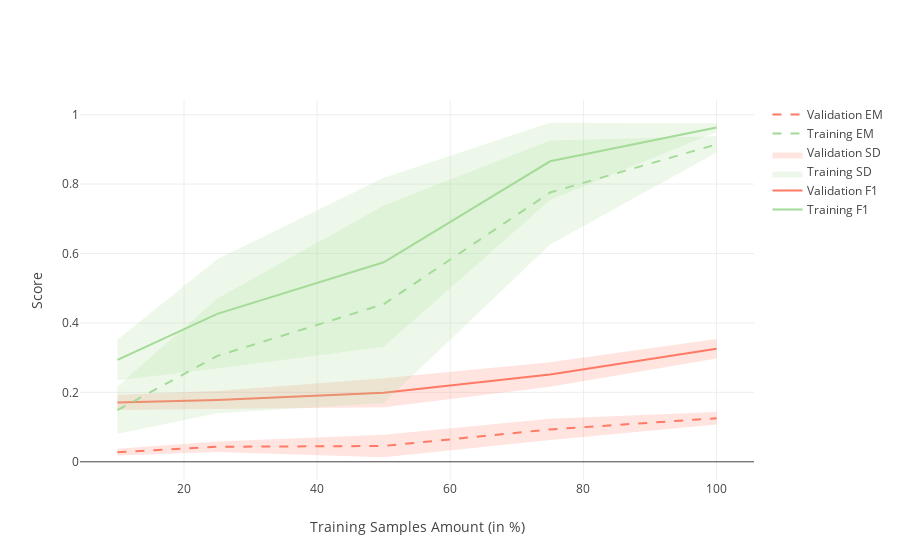

Here is the notebook cell this chart was saved with:
### Markdown cell above
### Curvas de Aprendizado utilizando K-fold sem ELMo, Word Embeddings de 600 dimensões e respostas adicionais para treino e dev.

### Code cell
metrics_no_elmo_path = "{}/metrics/no_elmo".format(os.getcwd())
plot(metrics_no_elmo_path)

### Figure 1 — Plotly figure (JSON) as saved in the notebook; plotly's stock layout.template omitted (floating-point values rounded to 4 significant figures)
{"data": [{"line": {"color": "rgb(163,218,151)"}, "mode": "lines", "name": "Training F1", "type": "scatter", "uid": "91dd9792-6d8a-4667-9379-311b23d2db34", "x": ["10", "25", "50", "75", "100"], "y": [0.2934, 0.4263, 0.5747, 0.8656, 0.9628]}, {"line": {"color": "rgb(255,122,101)"}, "mode": "lines", "name": "Validation F1", "type": "scatter", "uid": "89333735-5ecf-4100-9b8a-41f308e47ba2", "x": ["10", "25", "50", "75", "100"], "y": [0.171, 0.1782, 0.199, 0.2517, 0.3257]}, {"fillcolor": "rgba(163,218,151,0.2)", "line": {"color": "rgba(255,255,255,0)"}, "showlegend": false, "type": "scatter", "uid": "0605d4d1-6cf5-42f3-9a52-fc7c06d863a6", "x": ["10", "25", "50", "75", "100"], "y": [0.3515, 0.5837, 0.8179, 0.9767, 0.9755]}, {"fill": "tonexty", "fillcolor": "rgba(163,218,151,0.2)", "line": {"color": "rgba(255,255,255,0)"}, "name": "Training SD", "type": "scatter", "uid": "c75f3b9c-1d90-4a59-b639-0cdfd0594a66", "x": ["10", "25", "50", "75", "100"], "y": [0.2352, 0.2688, 0.3315, 0.7545, 0.9501]}, {"fillcolor": "rgba(255,122,101,0.2)", "line": {"color": "rgba(255,255,255,0)"}, "showlegend": false, "type": "scatter", "uid": "896efd13-e146-4b49-a43c-9a1510e84a54", "x": ["10", "25", "50", "75", "100"], "y": [0.1491, 0.1522, 0.157, 0.2164, 0.2976]}, {"fill": "tonexty", "fillcolor": "rgba(255,122,101,0.2)", "line": {"color": "rgba(255,255,255,0)"}, "name": "Validation SD", "type": "scatter", "uid": "ae1a8a4e-f257-4995-954b-13551afa54b9", "x": ["10", "25", "50", "75", "100"], "y": [0.1928, 0.2042, 0.2409, 0.287, 0.3537]}, {"line": {"color": "rgb(163,218,151)", "dash": "dash"}, "mode": "lines", "name": "Training EM", "type": "scatter", "uid": "4a55b55e-aab2-4433-9bdb-0fd4cd009604", "x": ["10", "25", "50", "75", "100"], "y": [0.1489, 0.3051, 0.454, 0.7757, 0.9143]}, {"line": {"color": "rgb(255,122,101)", "dash": "dash"}, "mode": "lines", "name": "Validation EM", "type": "scatter", "uid": "5ad8b9e9-d0a9-489c-b328-b938ad30014d", "x": ["10", "25", "50", "75", "100"], "y": [0.0278, 0.04335, 0.04556, 0.09326, 0.1255]}, {"fillcolor": "rgba(163,218,151,0.2)", "line": {"color": "rgba(255,255,255,0)"}, "showlegend": false, "type": "scatter", "uid": "fef54e1f-e036-4493-ad2a-4380ec0ec58e", "x": ["10", "25", "50", "75", "100"], "y": [0.2169, 0.4701, 0.7385, 0.9253, 0.9378]}, {"fill": "tonexty", "fillcolor": "rgba(163,218,151,0.2)", "line": {"color": "rgba(255,255,255,0)"}, "name": "Training EM SD", "showlegend": false, "type": "scatter", "uid": "c9b0875b-6333-40d1-8e8c-e4833e650ef0", "x": ["10", "25", "50", "75", "100"], "y": [0.08082, 0.1401, 0.1696, 0.6262, 0.8908]}, {"fillcolor": "rgba(255,122,101,0.2)", "line": {"color": "rgba(255,255,255,0)"}, "showlegend": false, "type": "scatter", "uid": "2e9ffd28-d6ad-44ca-ad3e-5344e59b1dbb", "x": ["10", "25", "50", "75", "100"], "y": [0.0183, 0.02811, 0.01311, 0.06248, 0.1077]}, {"fill": "tonexty", "fillcolor": "rgba(255,122,101,0.2)", "line": {"color": "rgba(255,255,255,0)"}, "name": "Validation EM SD", "showlegend": false, "type": "scatter", "uid": "3fa8e070-ffe1-4fbe-8ec5-d55576626fba", "x": ["10", "25", "50", "75", "100"], "y": [0.03729, 0.05859, 0.07801, 0.124, 0.1434]}], "layout": {"title": {"text": ""}, "xaxis": {"title": {"text": "Training Samples Amount (in %)"}}, "yaxis": {"title": {"text": "Score"}}}}
